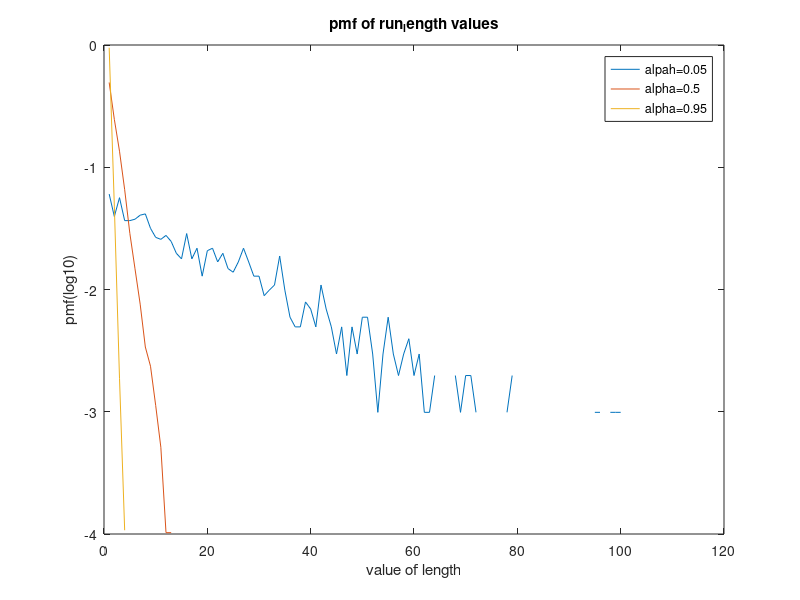
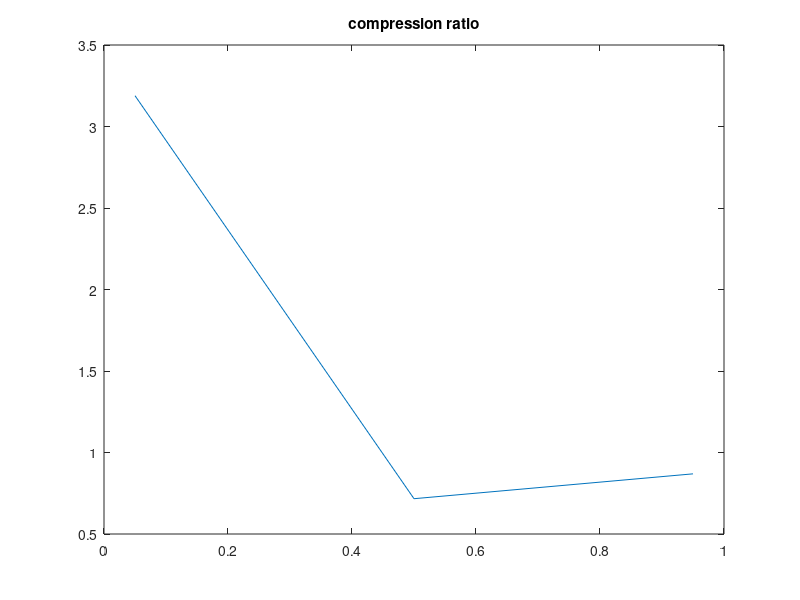

The MATLAB script that drew these images, in order:
clc;
clear all;
clc;

al = [0.05, 0.5,0.95];
N=19600;
ratio = zeros(1,3);
figure;
for k = 1:3
    a = al(k);
    x = zeros(1,N);
    
    ga = rand(x);
    if ga >0.5
        x(1) = 1;
    else
        x(1) = 0;
    end
    
    for i=2:N
        if x(i-1) == 0
            x(i) = rand() <= a;
        else
            x(i) = rand() > a;
        end
    end
    
    rv = [1];
    j=1;
    for i=2:N
        if x(i)==x(i-1)
            rv(j)= rv(j)+1;
        else
            j=j+1;
            rv = [rv, 1];
        end
    end
    
    vmax = max(rv);
    counts = zeros(1,vmax);
    for i=1:length(rv)
        counts(rv(i))= counts(rv(i))+1;
    end
    plot(1:vmax,log10(counts/length(rv)));
    hold on;
    for i=1:length(counts)
        counts(i) = ceil(-log2(counts(i)/length(rv)));
    end
    leng = 0;
    for i=1:length(rv)
        leng = leng + counts(rv(i));
    end
    ratio(k) = N/leng;
end

legend('alpah=0.05','alpha=0.5','alpha=0.95');
xlabel('value of length');
ylabel('pmf(log10)');
title('pmf of run_length values');

figure;
plot(al, ratio);
title('compression ratio');
